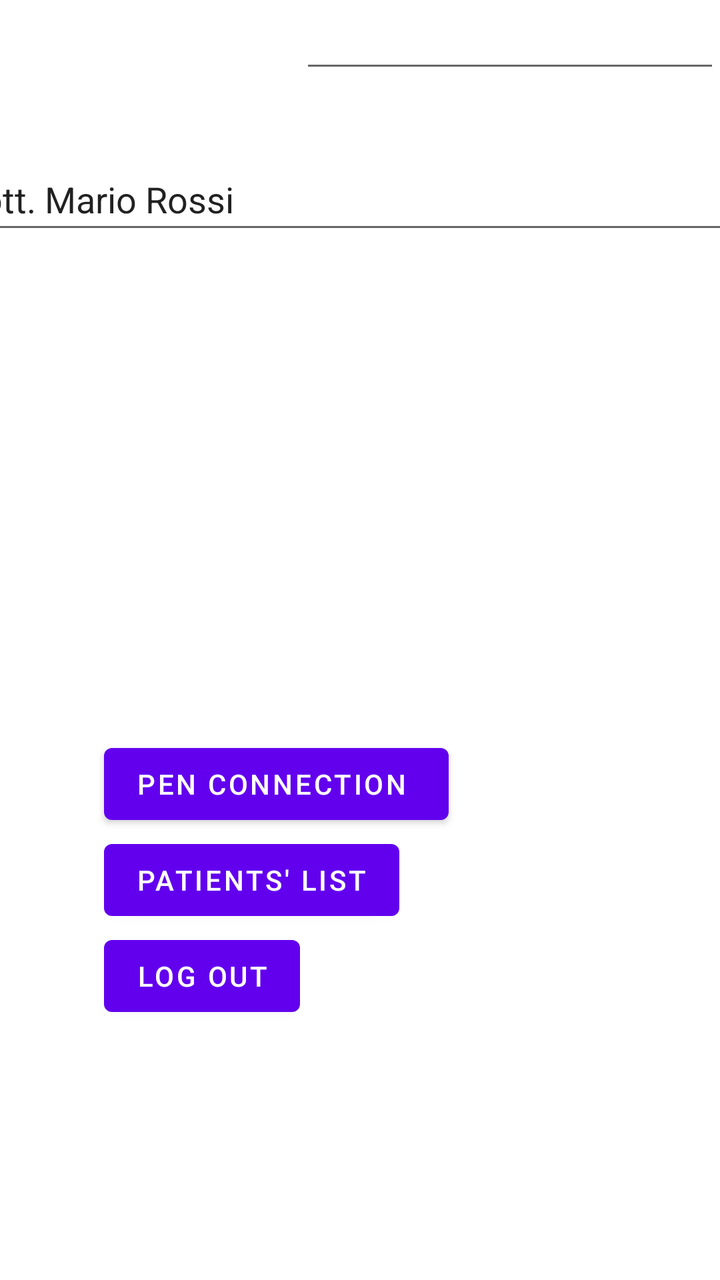
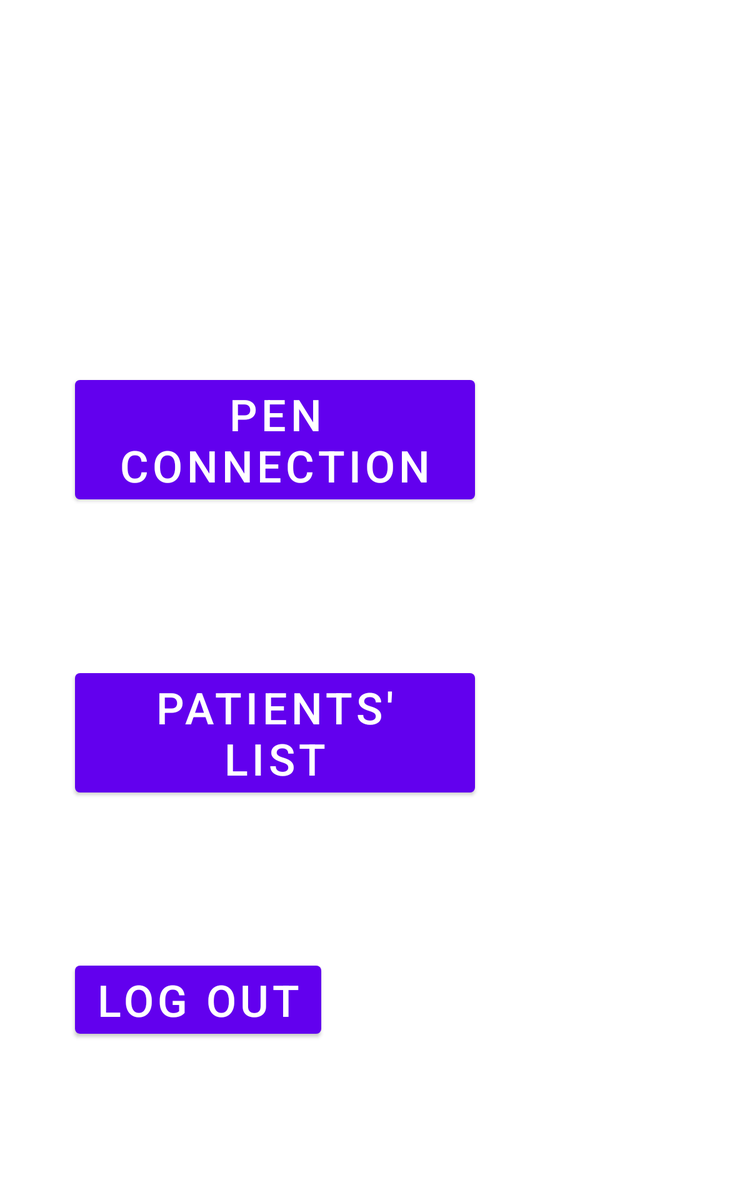

One screen, two layout resources from the same app: the default and the repository's alternative for another configuration. Each is rendered where Android would select it; the XML of both is given below.
<!-- AndroidManifest.xml: activity theme Theme.CPSProject -->
<!-- res/layout/activity_schermata1.xml -->
<?xml version="1.0" encoding="utf-8"?>
<androidx.constraintlayout.widget.ConstraintLayout xmlns:android="http://schemas.android.com/apk/res/android"
    xmlns:app="http://schemas.android.com/apk/res-auto"
    xmlns:tools="http://schemas.android.com/tools"
    android:layout_width="match_parent"
    android:layout_height="match_parent"
    tools:context=".Schermata1">

    <Button
        android:id="@+id/btnPenConnection"
        android:layout_width="wrap_content"
        android:layout_height="wrap_content"
        android:layout_marginStart="52dp"
        android:layout_marginTop="368dp"
        android:text="Pen Connection "
        app:layout_constraintStart_toStartOf="parent"
        app:layout_constraintTop_toTopOf="parent" />

    <Button
        android:id="@+id/btnLogOut"
        android:layout_width="wrap_content"
        android:layout_height="wrap_content"
        android:layout_marginStart="52dp"
        android:layout_marginBottom="60dp"
        android:text="Log Out"
        app:layout_constraintBottom_toBottomOf="parent"
        app:layout_constraintStart_toStartOf="parent"
        app:layout_constraintTop_toBottomOf="@+id/btnPatients"
        app:layout_constraintVertical_bias="0.0" />

    <Button
        android:id="@+id/btnPatients"
        android:layout_width="wrap_content"
        android:layout_height="wrap_content"
        android:layout_marginStart="52dp"
        android:text="Patients' list"
        app:layout_constraintStart_toStartOf="parent"
        app:layout_constraintTop_toBottomOf="@+id/btnPenConnection" />

    <EditText
        android:id="@+id/time"
        android:layout_width="wrap_content"
        android:layout_height="wrap_content"
        android:ems="10"
        android:inputType="time"
        app:layout_constraintEnd_toEndOf="parent"
        app:layout_constraintTop_toTopOf="parent"
        tools:ignore="SpeakableTextPresentCheck" />

    <LinearLayout
        android:id="@+id/LL_clinician"
        android:layout_width="410dp"
        android:layout_height="157dp"
        android:clickable="false"
        android:orientation="horizontal"
        android:rotationY="0"
        android:visibility="visible"
        app:layout_constraintBottom_toBottomOf="parent"
        app:layout_constraintEnd_toEndOf="parent"
        app:layout_constraintStart_toStartOf="parent"
        app:layout_constraintTop_toBottomOf="@+id/time"
        app:layout_constraintVertical_bias="0.074">

        <EditText
            android:id="@+id/editTextTextPersonName"
            android:layout_width="226dp"
            android:layout_height="wrap_content"
            android:layout_weight="1"
            android:ems="10"
            android:inputType="textPersonName"
            android:minHeight="48dp"
            android:text="Dott. Mario Rossi" />
    </LinearLayout>


</androidx.constraintlayout.widget.ConstraintLayout>
<!-- resources referenced by this layout -->
<resources>
  <style name="Theme.CPSProject" parent="Theme.MaterialComponents.DayNight.DarkActionBar">
          
          <item name="colorPrimary">@color/purple_500</item>
          <item name="colorPrimaryVariant">@color/purple_700</item>
          <item name="colorOnPrimary">@color/white</item>
          
          <item name="colorSecondary">@color/teal_200</item>
          <item name="colorSecondaryVariant">@color/teal_700</item>
          <item name="colorOnSecondary">@color/black</item>
          
          <item name="android:statusBarColor" tools:targetApi="l">?attr/colorPrimaryVariant</item>
          
      </style>
  <color name="purple_500">#FF6200EE</color>
  <color name="purple_700">#FF3700B3</color>
  <color name="white">#FFFFFFFF</color>
  <color name="teal_200">#FF03DAC5</color>
  <color name="teal_700">#FF018786</color>
  <color name="black">#FF000000</color>
</resources>
<!-- res/layout-large/activity_schermata1.xml (the repository's variant of the layout above) -->
<!-- drawn on a 7-inch tablet held upright -->
<?xml version="1.0" encoding="utf-8"?>
<androidx.constraintlayout.widget.ConstraintLayout xmlns:android="http://schemas.android.com/apk/res/android"
    xmlns:app="http://schemas.android.com/apk/res-auto"
    xmlns:tools="http://schemas.android.com/tools"
    android:layout_width="match_parent"
    android:layout_height="match_parent"
    tools:context=".Schermata1Activity">


    <Button
        android:id="@+id/btnPenConnection"
        android:layout_width="wrap_content"
        android:layout_height="wrap_content"
        android:text="@string/pen_connection"
        android:textSize="35dp"
        app:layout_constraintBottom_toTopOf="@+id/btnPatients"
        app:layout_constraintEnd_toStartOf="@+id/guidelineV2"
        app:layout_constraintHorizontal_bias="0.0"
        app:layout_constraintStart_toStartOf="@+id/guidelineV1"
        app:layout_constraintTop_toBottomOf="@+id/tvClinician" />

    <Button
        android:id="@+id/btnLogOut"
        android:layout_width="wrap_content"
        android:layout_height="wrap_content"
        android:text="@string/log_out"
        android:textSize="35dp"
        app:layout_constraintBottom_toBottomOf="parent"
        app:layout_constraintEnd_toStartOf="@+id/guidelineV2"
        app:layout_constraintHorizontal_bias="0.0"
        app:layout_constraintStart_toStartOf="@+id/guidelineV1"
        app:layout_constraintTop_toBottomOf="@+id/btnPatients" />

    <Button
        android:id="@+id/btnPatients"
        android:layout_width="wrap_content"
        android:layout_height="wrap_content"
        android:text="@string/patients_list"
        android:textSize="35dp"
        app:layout_constraintBottom_toTopOf="@+id/btnLogOut"
        app:layout_constraintEnd_toStartOf="@+id/guidelineV2"
        app:layout_constraintHorizontal_bias="0.0"
        app:layout_constraintStart_toStartOf="@+id/guidelineV1"
        app:layout_constraintTop_toBottomOf="@+id/btnPenConnection" />

    <TextView
        android:id="@+id/tvClinician"
        android:layout_width="304dp"
        android:layout_height="51dp"
        android:layout_marginTop="24dp"
        android:layout_weight="1"
        android:ems="10"
        android:minHeight="48dp"
        android:textSize="55dp"
        app:layout_constraintEnd_toStartOf="@+id/guidelineV2"
        app:layout_constraintStart_toStartOf="@+id/guidelineV1"
        app:layout_constraintTop_toTopOf="@+id/guidelineO1" />

    <androidx.constraintlayout.widget.Guideline
        android:id="@+id/guidelineV1"
        android:layout_width="wrap_content"
        android:layout_height="wrap_content"
        android:orientation="vertical"
        app:layout_constraintGuide_percent="0.10" />

    <androidx.constraintlayout.widget.Guideline
        android:id="@+id/guidelineV2"
        android:layout_width="wrap_content"
        android:layout_height="wrap_content"
        android:orientation="vertical"
        app:layout_constraintGuide_percent="0.90" />

    <androidx.constraintlayout.widget.Guideline
        android:id="@+id/guidelineO1"
        android:layout_width="wrap_content"
        android:layout_height="wrap_content"
        android:orientation="horizontal"
        app:layout_constraintGuide_percent="0.10" />

    <androidx.constraintlayout.widget.Guideline
        android:id="@+id/guidelineO2"
        android:layout_width="wrap_content"
        android:layout_height="wrap_content"
        android:orientation="horizontal"
        app:layout_constraintGuide_percent="0.90" />


</androidx.constraintlayout.widget.ConstraintLayout>
<!-- resources referenced by the variant -->
<!-- as a 7-inch tablet held upright resolves them -->
<resources>
  <string name="log_out">Log Out</string>
  <string name="patients_list">Patients\' list</string>
  <string name="pen_connection">Pen Connection</string>
  <style name="Theme.CPSProject" parent="Theme.MaterialComponents.DayNight.DarkActionBar">
          
          <item name="colorPrimary">@color/purple_500</item>
          <item name="colorPrimaryVariant">@color/purple_700</item>
          <item name="colorOnPrimary">@color/white</item>
          
          <item name="colorSecondary">@color/teal_200</item>
          <item name="colorSecondaryVariant">@color/teal_700</item>
          <item name="colorOnSecondary">@color/black</item>
          
          <item name="android:statusBarColor" tools:targetApi="l">?attr/colorPrimaryVariant</item>
          
      </style>
  <color name="purple_500">#FF6200EE</color>
  <color name="purple_700">#FF3700B3</color>
  <color name="white">#FFFFFFFF</color>
  <color name="teal_200">#FF03DAC5</color>
  <color name="teal_700">#FF018786</color>
  <color name="black">#FF000000</color>
</resources>
